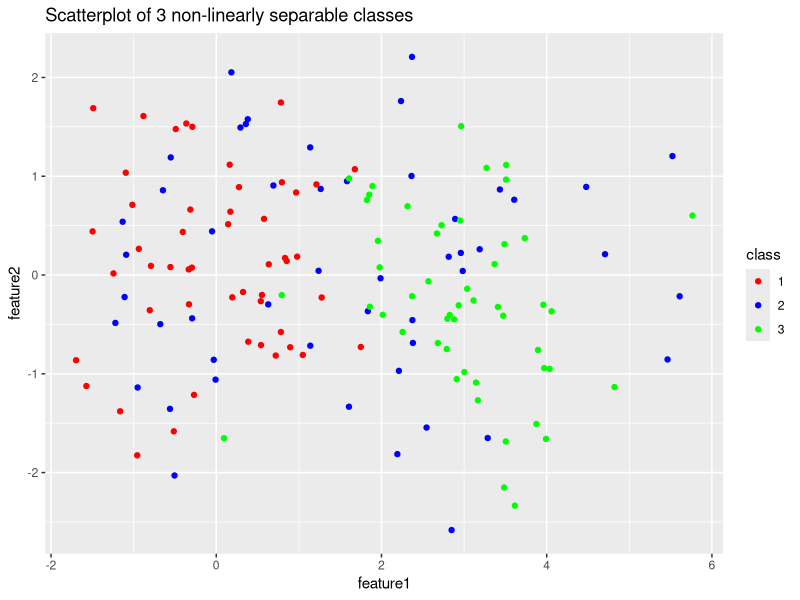
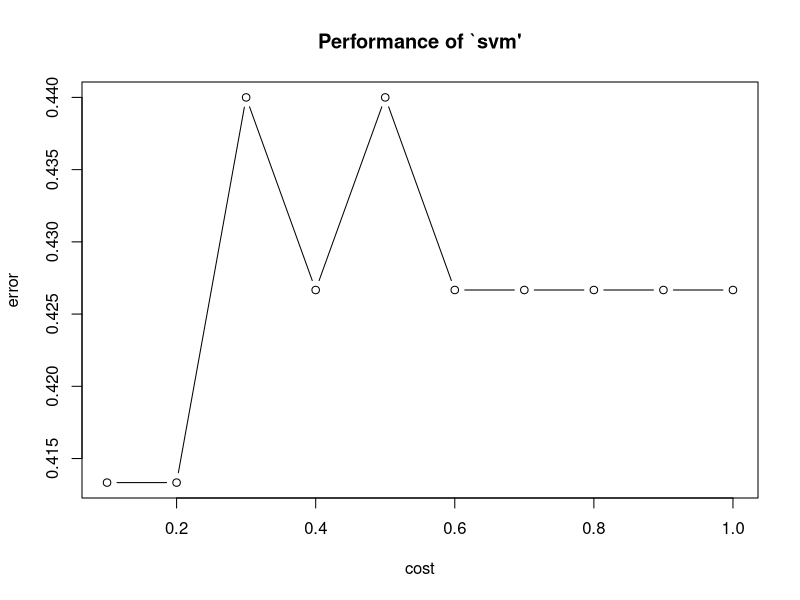
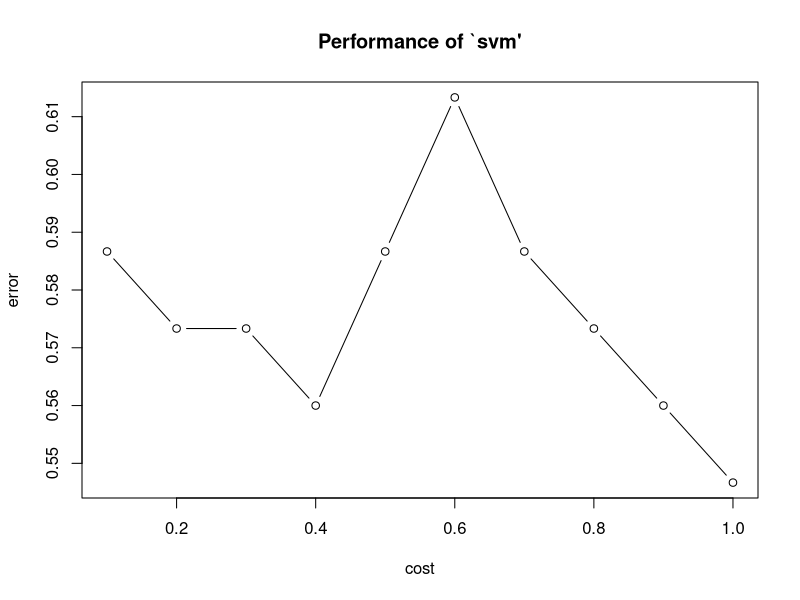
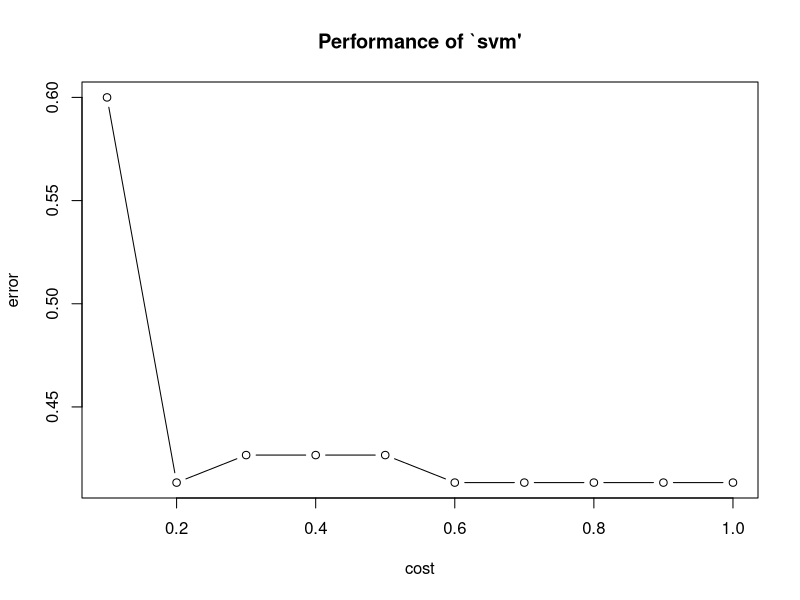

Here is the R script that generated these plots, in order:
#### --- Question 2 --- ####

# ---+ loading libraries
library(e1071)
library(caret)
library(dplyr)
library(glue)
library(ggplot2)

# ---+ simulating the data

# ---+ creating the 2 columns (features) for the dataset
feature1 <- c(rnorm(75, 0, 1), rnorm(75, 3, 1))
feature2 <- rnorm(150)

# ---+ creating the 3 classes for the dataset (and making sure the response variable is a factor)
class <- factor(rep(1:3, each = 50))

# ---+ creating a dataframe with 150 observations and 2 features (+our response variable)
simulated_data <- data.frame(feature1, feature2, class)

# ---+ transforming into factor the response variable
simulated_data$class <- factor(simulated_data$class)

# ---+ plotting the data (classes by color)
ggplot(data = simulated_data, aes(feature1, feature2,color = class)) +
  geom_point() + ggtitle("Scatterplot of 3 non-linearly separable classes") +
  scale_color_manual(values = c("1" = "red", "2" = "blue", "3" = "green"))


### --- Use of SVM --- ###

### --- Using 3 different SVM methods for our dataset --- ###
# ---+ training-test split sets
set.seed(12)
trainIndex <- createDataPartition(simulated_data$class, p = 0.5, list = FALSE, times = 1)
train <- simulated_data[trainIndex,] # training set
test <- simulated_data[-trainIndex, -3] # test set
test.actual <- simulated_data$class[-trainIndex] # test labels

# ---+ train the model for SVM Linear
svmLinear <- tune.svm(class ~ .,data = train, kernel='linear', 
                         tunecontrol = tune.control(cross = 5), 
                         cost = seq(0.1,1, by = 0.1))
svmLinear
plot(svmLinear)

# ---+ predict the test instances for linear kernel
svmLinear$best.model
pred_linear <- predict(svmLinear$best.model, test)
confusion_matrix_linear <- table(pred_linear, test.actual) # ---+ confusion matrix
confusion_matrix_linear

# ---+ accuracy and classification error for linear kernel
acc.linear <- sum(diag(confusion_matrix_linear))/sum(confusion_matrix_linear)
classification_error_linear <- 1 - acc.linear
print(paste("Svm with linear kernel, accuracy is:", round(acc.linear, 1)))
print(paste("Svm with linear kernel, classification error is:",
            round(classification_error_linear, 1)))


# ---+ train the model for SVM Polynomial
set.seed(342)
svmPoly <- tune.svm(class ~.,data = train, kernel = 'poly',
                          tunecontrol = tune.control(cross = 5),
                          cost = seq(0.1, 1, by = 0.1),
                          sigma = c(0.01, 0.1, 1, 10))
svmPoly
plot(svmPoly)

# ---+ predict the test instances for polynomial kernel
svmPoly$best.model
pred_poly <- predict(svmPoly$best.model, test)
confusion_matrix_poly <- table(pred_poly, test.actual) # ---+ confusion matrix
confusion_matrix_poly

# ---+ accuracy and classification error for polynomial kernel
acc.poly <- sum(diag(confusion_matrix_poly))/sum(confusion_matrix_poly)
classification_error_poly = 1 - acc.poly
print(paste("Svm with polynomial kernel, accuracy is:", round(acc.poly, 1)))
print(paste("Svm with polynomial kernel, classification error is:",
            round(classification_error_poly, 1)))

# ---+ train the model for SVM RBF kernel
set.seed(342)
svmRadial <- tune.svm(class ~., data = train, kernel = 'radial', 
                       tunecontrol = tune.control(cross = 5), 
                       cost = seq(0.1, 1, by = 0.1), sigma = c(0.01, 0.1, 1, 10))
svmRadial
plot(svmRadial)

# ---+ predict the test instances for radial kernel
svmRadial$best.model
pred_radial <- predict(svmRadial$best.model, test)
confusion_matrix_radial <- table(pred_radial, test.actual) # ---+ confusion matrix
confusion_matrix_radial

# ---+ accuracy and classification error for radial kernel
acc.radial <- sum(diag(confusion_matrix_radial))/sum(confusion_matrix_radial)
classification_error_radial <- 1 - acc.radial
print(paste("Svm with radial kernel, accuracy is:", round(acc.radial, 1)))
print(paste("Svm with radial kernel, classification error is:",
            round(classification_error_radial, 1)))